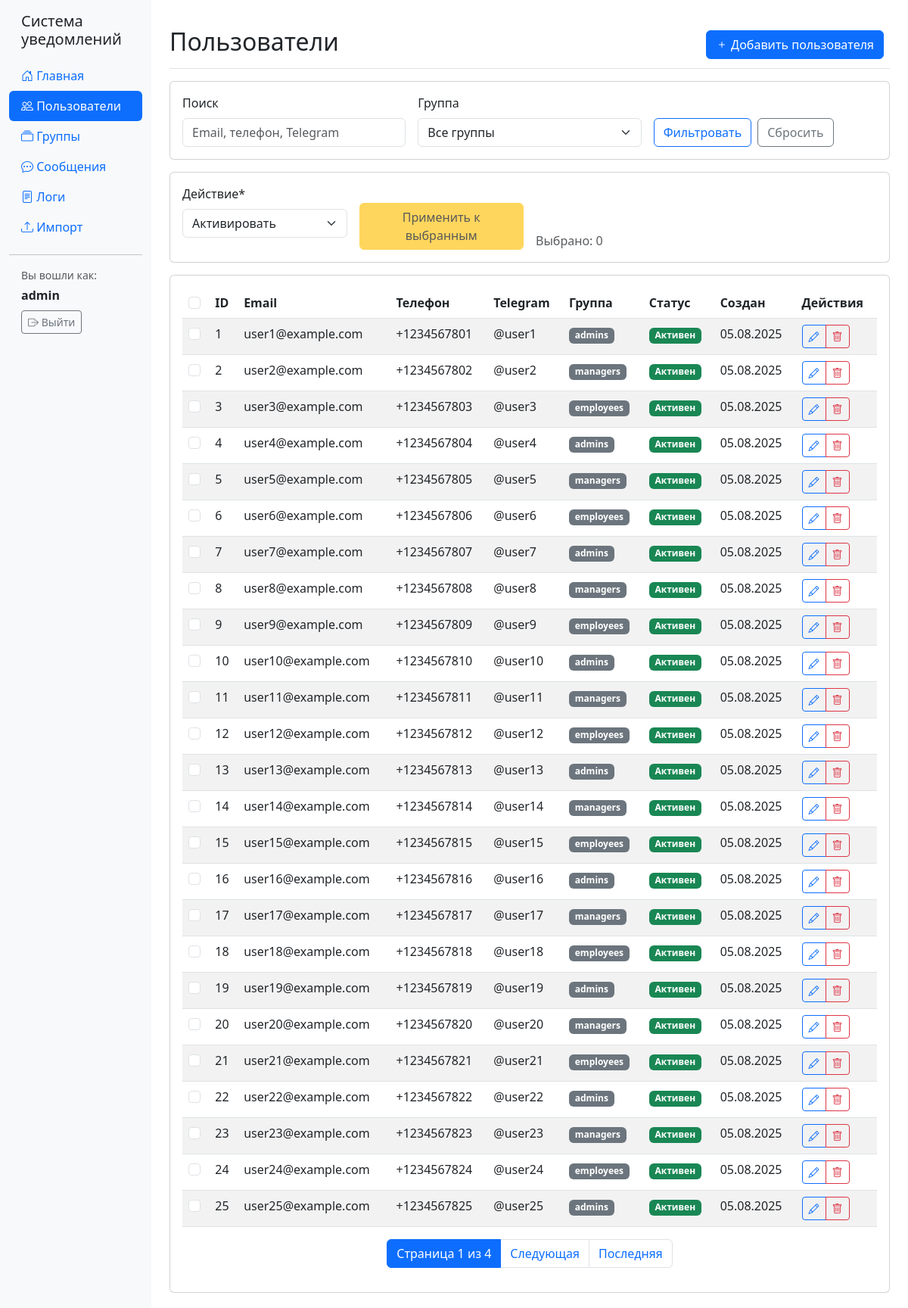
/users/ (signed in), run on the app's committed database.
### notifications/models.py (models this page shows, shortened)
class NotificationUser(models.Model):
    external_id = models.IntegerField(unique=True)
    email = models.EmailField()
    phone = models.CharField(max_length=20)
    telegram = models.CharField(max_length=100)
    telegram_chat_id = models.BigIntegerField(null=True, blank=True)  # Автоматически собираемый chat_id
    group = models.ForeignKey(UserGroup, on_delete=models.CASCADE, related_name='users')
    is_active = models.BooleanField(default=True)
    created_at = models.DateTimeField(auto_now_add=True)
    updated_at = models.DateTimeField(auto_now=True)
    class Meta:
        verbose_name = "Пользователь уведомлений"
        verbose_name_plural = "Пользователи уведомлений"

class UserGroup(models.Model):
    name = models.CharField(max_length=100, unique=True)
    description = models.TextField(blank=True)
    created_at = models.DateTimeField(auto_now_add=True)
    def __str__(self):
        return self.name
    class Meta:
        verbose_name = "Группа пользователей"
        verbose_name_plural = "Группы пользователей"

### notifications/views.py (the view)
# urls.py: path('users/', views.user_list, name='user_list'),
@login_required
def user_list(request):
    users = NotificationUser.objects.select_related('group').all()
    group_filter = request.GET.get('group')
    if group_filter:
        users = users.filter(group_id=group_filter)
    search = request.GET.get('search')
    if search:
        users = users.filter(
            models.Q(email__icontains=search) |
            models.Q(phone__icontains=search) |
            models.Q(telegram__icontains=search)
        )
    paginator = Paginator(users, 25)
    page_number = request.GET.get('page')
    page_obj = paginator.get_page(page_number)
    context = {
        'page_obj': page_obj,
        'groups': UserGroup.objects.all(),
        'bulk_form': BulkActionForm(),
    }
    return render(request, 'notifications/user_list.html', context)

### notifications/forms.py (shortened to what this page needs)
class BulkActionForm(forms.Form):
    ACTION_CHOICES = [
        ('activate', 'Активировать'),
        ('deactivate', 'Деактивировать'),
        ('delete', 'Удалить'),
        ('change_group', 'Изменить группу'),
    ]
    action = forms.ChoiceField(
        choices=ACTION_CHOICES,
        widget=forms.Select(attrs={'class': 'form-select'}),
        label='Действие'
    )
    new_group = forms.ModelChoiceField(
        queryset=UserGroup.objects.all(),
        widget=forms.Select(attrs={'class': 'form-select'}),
        label='Новая группа',
        required=False
    )
    selected_users = forms.CharField(widget=forms.HiddenInput())

### templates/notifications/user_list.html (shortened to what this page needs)
{% extends 'base.html' %}
{% load crispy_forms_tags %}
{% block content %}
<div class="d-flex justify-content-between flex-wrap flex-md-nowrap align-items-center pt-3 pb-2 mb-3 border-bottom">
    <h1 class="h2">Пользователи</h1>
    <div class="btn-toolbar mb-2 mb-md-0">
        <div class="btn-group me-2">
            <a href="{% url 'user_create' %}" class="btn btn-primary">
                <i class="bi bi-plus"></i> Добавить пользователя
            </a>
        </div>
    </div>
</div>
<div class="card mb-3">
    <div class="card-body">
        <form method="get" class="row g-3">
            <div class="col-md-4">
                <label for="search" class="form-label">Поиск</label>
                <input type="text" class="form-control" id="search" name="search"
                       value="{{ request.GET.search }}" placeholder="Email, телефон, Telegram">
            </div>
            <div class="col-md-4">
                <label for="group" class="form-label">Группа</label>
                <select class="form-select" id="group" name="group">
                    <option value="">Все группы</option>
                </select>
            </div>
            <div class="col-md-4 d-flex align-items-end">
                <button type="submit" class="btn btn-outline-primary me-2">Фильтровать</button>
                <a href="{% url 'user_list' %}" class="btn btn-outline-secondary">Сбросить</a>
            </div>
        </form>
    </div>
</div>
<div class="card mb-3">
    <div class="card-body">
        <form method="post" action="{% url 'bulk_action' %}" id="bulk-form">
            <div class="row g-3 align-items-end">
                <div class="col-md-3">
                    {{ bulk_form.action|as_crispy_field }}
                </div>
                <div class="col-md-3">
                    <button type="submit" class="btn btn-warning" disabled id="bulk-submit">
                        Применить к выбранным
                    </button>
                </div>
                <div class="col-md-3">
                    <span id="selected-count" class="text-muted">Выбрано: 0</span>
                </div>
            </div>
        </form>
    </div>
</div>
<div class="card">
    <div class="card-body">
        {% if page_obj %}
            <div class="table-responsive">
                <table class="table table-striped">
                    <thead>
                        <tr>
                            <th>
                                <input type="checkbox" id="select-all" class="form-check-input">
                            </th>
                            <th>ID</th>
                            <th>Email</th>
                            <th>Телефон</th>
                            <th>Telegram</th>
                            <th>Группа</th>
                            <th>Статус</th>
                            <th>Создан</th>
                            <th>Действия</th>
                        </tr>
                    </thead>
                    <tbody>
                        {% for user in page_obj %}
                            <tr>
                                <td>
                                    <input type="checkbox" class="form-check-input user-checkbox"
                                           value="{{ user.id }}">
                                </td>
                                <td>{{ user.external_id }}</td>
                                <td>{{ user.email }}</td>
                                <td>{{ user.phone }}</td>
                                <td>{{ user.telegram }}</td>
                                <td>
                                    <span class="badge bg-secondary">{{ user.group.name }}</span>
                                </td>
                                <td>
                                    {% if user.is_active %}
                                        <span class="badge bg-success">Активен</span>
                                    {% else %}
                                        <span class="badge bg-secondary">Неактивен</span>
                                    {% endif %}
                                </td>
                                <td>{{ user.created_at|date:"d.m.Y" }}</td>
                                <td>
                                    <div class="btn-group btn-group-sm">
                                        <a href="{% url 'user_edit' user.id %}" class="btn btn-outline-primary">
                                            <i class="bi bi-pencil"></i>
                                        </a>
                                        <a href="{% url 'user_delete' user.id %}" class="btn btn-outline-danger">
                                            <i class="bi bi-trash"></i>
                                        </a>
                                    </div>
                                </td>
                            </tr>
                        {% endfor %}
                    </tbody>
                </table>
            </div>
            {% if page_obj.has_other_pages %}
                <nav aria-label="Навигация по страницам">
                    <ul class="pagination justify-content-center">
                        <li class="page-item active">
                            <span class="page-link">
                                Страница {{ page_obj.number }} из {{ page_obj.paginator.num_pages }}
                            </span>
                        </li>
                        {% if page_obj.has_next %}
                            <li class="page-item">
                                <a class="page-link" href="?page={{ page_obj.next_page_number }}">Следующая</a>
                            </li>
                            <li class="page-item">
                                <a class="page-link" href="?page={{ page_obj.paginator.num_pages }}">Последняя</a>
                            </li>
                        {% endif %}
                    </ul>
                </nav>
            {% endif %}
        {% else %}
            <div class="text-center py-4">
                <p class="text-muted">Пользователи не найдены</p>
                <a href="{% url 'user_create' %}" class="btn btn-primary">Добавить первого пользователя</a>
            </div>
        {% endif %}
    </div>
</div>
{% endblock %}

### templates/base.html (shortened to what this page needs)
<!DOCTYPE html>
<html lang="ru">
<head>
    <link href="https://cdn.jsdelivr.net/npm/bootstrap@5.3.0/dist/css/bootstrap.min.css" rel="stylesheet">
    <link href="https://cdn.jsdelivr.net/npm/bootstrap-icons@1.10.0/font/bootstrap-icons.css" rel="stylesheet">
</head>
<body>
    <div class="container-fluid">
        <div class="row">
            <nav class="col-md-3 col-lg-2 d-md-block sidebar">
                <div class="position-sticky pt-3">
                    <h5 class="px-3 mb-3">Система уведомлений</h5>
                    <ul class="nav nav-pills flex-column mb-auto">
                        <li class="nav-item">
                            <a href="{% url 'dashboard' %}" class="nav-link {% if request.resolver_match.url_name == 'dashboard' %}active{% endif %}">
                                <i class="bi bi-house-door"></i> Главная
                            </a>
                        </li>
                        <li class="nav-item">
                            <a href="{% url 'user_list' %}" class="nav-link {% if 'user' in request.resolver_match.url_name %}active{% endif %}">
                                <i class="bi bi-people"></i> Пользователи
                            </a>
                        </li>
                        <li class="nav-item">
                            <a href="{% url 'group_list' %}" class="nav-link {% if 'group' in request.resolver_match.url_name %}active{% endif %}">
                                <i class="bi bi-collection"></i> Группы
                            </a>
                        </li>
                        <li class="nav-item">
                            <a href="{% url 'message_list' %}" class="nav-link {% if 'message' in request.resolver_match.url_name %}active{% endif %}">
                                <i class="bi bi-chat-dots"></i> Сообщения
                            </a>
                        </li>
                        <li class="nav-item">
                            <a href="{% url 'logs' %}" class="nav-link {% if request.resolver_match.url_name == 'logs' %}active{% endif %}">
                                <i class="bi bi-file-text"></i> Логи
                            </a>
                        </li>
                        <li class="nav-item">
                            <a href="{% url 'import_users' %}" class="nav-link {% if request.resolver_match.url_name == 'import_users' %}active{% endif %}">
                                <i class="bi bi-upload"></i> Импорт
                            </a>
                        </li>
                    </ul>
                    <hr>
                    <div class="px-3">
                        {% if user.is_authenticated %}
                            <p class="small text-muted mb-1">Вы вошли как:</p>
                            <p class="fw-bold mb-2">{{ user.username }}</p>
                            <a href="/logout/" class="btn btn-outline-secondary btn-sm">
                                <i class="bi bi-box-arrow-right"></i> Выйти
                            </a>
                        {% else %}
                            <a href="/admin/login/" class="btn btn-primary btn-sm">
                                <i class="bi bi-box-arrow-in-right"></i> Войти
                            </a>
                        {% endif %}
                    </div>
                </div>
            </nav>
            <main class="col-md-9 ms-sm-auto col-lg-10 px-md-4 main-content">
                {% block content %}
                {% endblock %}
            </main>
        </div>
    </div>
</body>
</html>

### templates/base.html (style rules this page uses)
body { background-color: #fff !important; }
.sidebar { background-color: #f8f9fa; min-height: 100vh; }
.nav-link.active { background-color: #0d6efd !important; color: white !important; }
.main-content { padding: 20px; background-color: #fff; }

### data on the page
NotificationUser: external_id "1", email "user1@example.com", phone "+1234567801", telegram "@user1", group.name "admins", is_active "Активен", created_at "05.08.2025"
NotificationUser: external_id "2", email "user2@example.com", phone "+1234567802", telegram "@user2", group.name "managers", is_active "Активен", created_at "05.08.2025"
NotificationUser: external_id "3", email "user3@example.com", phone "+1234567803", telegram "@user3", group.name "employees", is_active "Активен", created_at "05.08.2025"
NotificationUser: external_id "4", email "user4@example.com", phone "+1234567804", telegram "@user4", group.name "admins", is_active "Активен", created_at "05.08.2025"
NotificationUser: external_id "5", email "user5@example.com", phone "+1234567805", telegram "@user5", group.name "managers", is_active "Активен", created_at "05.08.2025"
NotificationUser: external_id "6", email "user6@example.com", phone "+1234567806", telegram "@user6", group.name "employees", is_active "Активен", created_at "05.08.2025"
NotificationUser: external_id "7", email "user7@example.com", phone "+1234567807", telegram "@user7", group.name "admins", is_active "Активен", created_at "05.08.2025"
NotificationUser: external_id "8", email "user8@example.com", phone "+1234567808", telegram "@user8", group.name "managers", is_active "Активен", created_at "05.08.2025"
NotificationUser: external_id "9", email "user9@example.com", phone "+1234567809", telegram "@user9", group.name "employees", is_active "Активен", created_at "05.08.2025"
NotificationUser: external_id "10", email "user10@example.com", phone "+1234567810", telegram "@user10", group.name "admins", is_active "Активен", created_at "05.08.2025"
NotificationUser: external_id "11", email "user11@example.com", phone "+1234567811", telegram "@user11", group.name "managers", is_active "Активен", created_at "05.08.2025"
NotificationUser: external_id "12", email "user12@example.com", phone "+1234567812", telegram "@user12", group.name "employees", is_active "Активен", created_at "05.08.2025"
NotificationUser: external_id "13", email "user13@example.com", phone "+1234567813", telegram "@user13", group.name "admins", is_active "Активен", created_at "05.08.2025"
NotificationUser: external_id "14", email "user14@example.com", phone "+1234567814", telegram "@user14", group.name "managers", is_active "Активен", created_at "05.08.2025"
NotificationUser: external_id "15", email "user15@example.com", phone "+1234567815", telegram "@user15", group.name "employees", is_active "Активен", created_at "05.08.2025"
NotificationUser: external_id "16", email "user16@example.com", phone "+1234567816", telegram "@user16", group.name "admins", is_active "Активен", created_at "05.08.2025"
NotificationUser: external_id "17", email "user17@example.com", phone "+1234567817", telegram "@user17", group.name "managers", is_active "Активен", created_at "05.08.2025"
NotificationUser: external_id "18", email "user18@example.com", phone "+1234567818", telegram "@user18", group.name "employees", is_active "Активен", created_at "05.08.2025"
NotificationUser: external_id "19", email "user19@example.com", phone "+1234567819", telegram "@user19", group.name "admins", is_active "Активен", created_at "05.08.2025"
NotificationUser: external_id "20", email "user20@example.com", phone "+1234567820", telegram "@user20", group.name "managers", is_active "Активен", created_at "05.08.2025"
NotificationUser: external_id "21", email "user21@example.com", phone "+1234567821", telegram "@user21", group.name "employees", is_active "Активен", created_at "05.08.2025"
NotificationUser: external_id "22", email "user22@example.com", phone "+1234567822", telegram "@user22", group.name "admins", is_active "Активен", created_at "05.08.2025"
NotificationUser: external_id "23", email "user23@example.com", phone "+1234567823", telegram "@user23", group.name "managers", is_active "Активен", created_at "05.08.2025"
NotificationUser: external_id "24", email "user24@example.com", phone "+1234567824", telegram "@user24", group.name "employees", is_active "Активен", created_at "05.08.2025"
NotificationUser: external_id "25", email "user25@example.com", phone "+1234567825", telegram "@user25", group.name "admins", is_active "Активен", created_at "05.08.2025"

### other printed values
{{ user.username }} "admin"
{{ page_obj.number }} "1"
{{ page_obj.paginator.num_pages }} "4"
